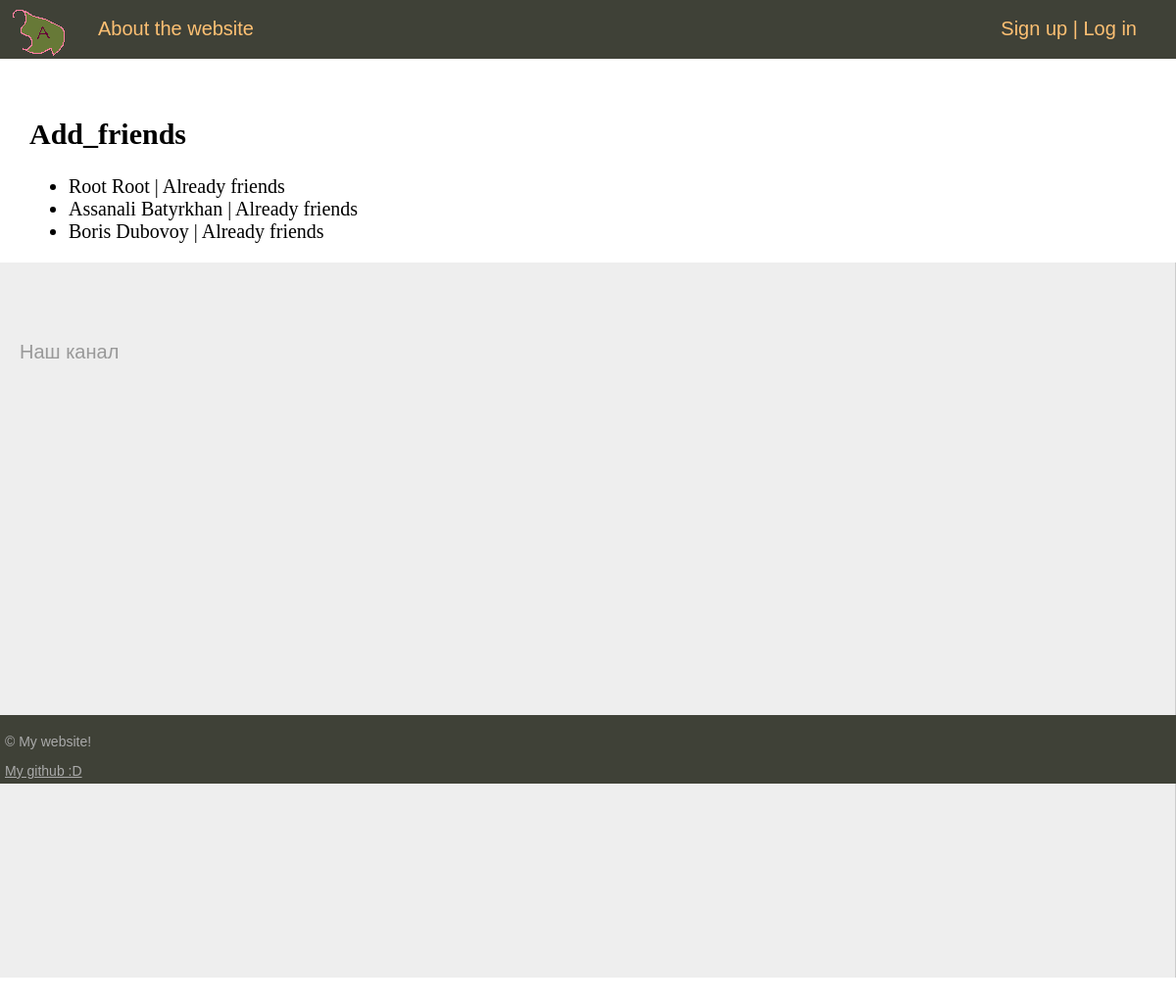
Page /add_friends/ on the committed database.
### soc_network/models.py (models this page shows, shortened)
class Author(models.Model):
    user = models.OneToOneField(User, on_delete=models.CASCADE)
    name = models.CharField(max_length=100)
    surname = models.CharField(max_length=100)
    slug = models.SlugField(max_length=100, unique=True, db_index=True)
    friends = models.ManyToManyField('self', blank=True)
    liked_posts = models.ManyToManyField('Post', related_name='liked_by_authors', blank=True)
    class Meta:
        verbose_name = 'Author'
        verbose_name_plural = 'Authors'
        ordering = ['id']

### soc_network/views.py (the view, shortened to what this page needs)
# urls.py: path('add_friends/', AddFriendView.as_view(), name='add_friends'),
class AddFriendView(DataMixin, ListView):
    model = Author
    template_name = 'soc_network/add_friends.html'
    def get_queryset(self):
        return Author.objects.all()
    def get_context_data(self, *, object_list=None, **kwargs):
        context = super().get_context_data(**kwargs)
        c_def = self.get_user_context(title='Add_friends')
        return dict(list(context.items()) + list(c_def.items()))

### soc_network/utils.py (called while the page is built)
    def get_user_context(self, **kwargs):
        context = kwargs
        user_menu = menu.copy()
        if not self.request.user.is_authenticated:
            user_menu.pop(1)
        context['menu'] = user_menu
        return context

### soc_network/templates/soc_network/add_friends.html
{% extends 'soc_network/base.html' %}
{% block content %}
    <h2>{{ title }}</h2>
    <ul>
        {% for author in object_list %}
            {% if author != request.user.author %}
            <li>{{ author.name }} {{ author.surname }}
                {% if author not in request.user.author.friends.all%}
                    <form method="post">
                        {% csrf_token %}
                        <input type="hidden" name="friend_slug" value="{{ author.slug }}">
                        <button type="submit">Add Friend</button>
                    </form>
                {% else %}
                    <span>| Already friends</span>
                {% endif %}
            </li>
            {% endif %}
        {% endfor %}
    </ul>
{% endblock %}

### soc_network/static/soc_network/css/styles.css (style rules this page uses)
html, body { font-family: 'Arial'; margin: 0; padding: 0; height: 100%; width: 100%; color: #444; }

### rows in the picture
Author: name "Root", surname "Root"
Author: name "Assanali", surname "Batyrkhan"
Author: name "Boris", surname "Dubovoy"

### other values in the picture
{{ m.title }} "About the website"
{{ title }} "Add_friends"
